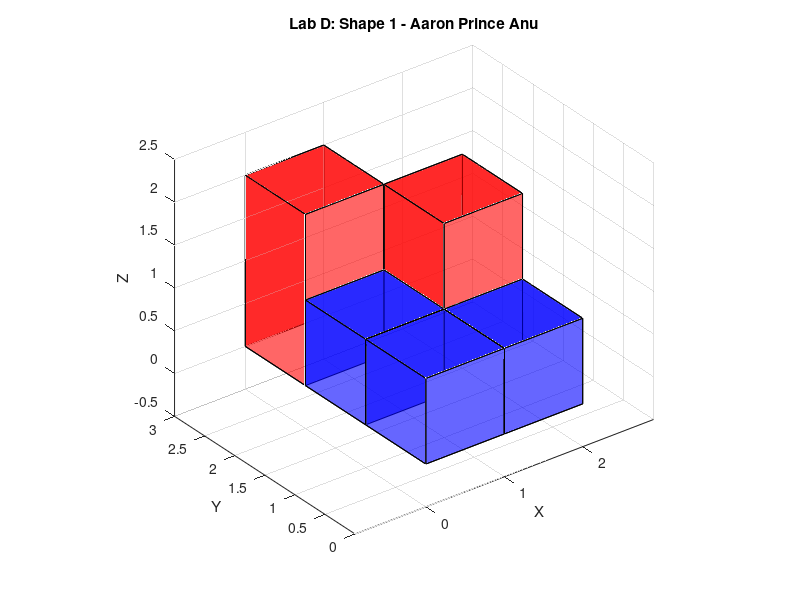

This figure's MATLAB source:
% define the cube heights from the given diagram
heights = [1 1; 1 2; 2 1];  % shape as per the grid

% initialize the figure
figure;
hold on;
axis equal;
view(3);  % set view to 3D
grid on;

% set transparency level (0 = fully transparent, 1 = fully opaque)
transparency = 0.6;  % 60% opaque, 40% transparent

% function to create each cube
for i = 1:size(heights, 1)
    for j = 1:size(heights, 2)
        h = heights(i, j);  % height of the current cube

        % base coordinates of the cube
        x_base = [j-1, j, j, j-1];
        y_base = [i-1, i-1, i, i];
        z_base = [0, 0, 0, 0];

        % top coordinates of the cube
        z_top = [h, h, h, h];

        % select color based on the height of the cube
        if h == 2
            color = 'red';   % red for height 2
        else
            color = 'blue';  % blue for height 1
        end

        % draw the vertical walls (sides of the cube) with transparency
        for k = 1:4
            wall_x = [x_base(k), x_base(mod(k, 4)+1)];
            wall_y = [y_base(k), y_base(mod(k, 4)+1)];
            wall_z = [z_base(k), z_top(k)];
            patch([wall_x(1) wall_x(2) wall_x(2) wall_x(1)], ...
                [wall_y(1) wall_y(2) wall_y(2) wall_y(1)], ...
                [0 0 z_top(k) z_top(k)], color, 'FaceAlpha', transparency);
        end

        % draw the top face with transparency
        patch(x_base, y_base, z_top, color, 'FaceAlpha', transparency);

        % draw the bottom face with transparency
        patch(x_base, y_base, z_base, color, 'FaceAlpha', transparency);
    end
end

% set axis labels
xlabel('X');
ylabel('Y');
zlabel('Z');
title('Lab D: Shape 1 - Aaron Prince Anu');
hold off;
